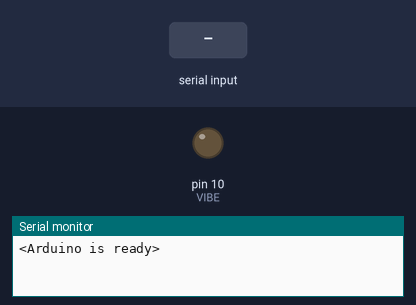
The sketch below on a simulated Arduino Uno, built with avr-gcc and run on an emulated ATmega328P. Parts: output pins drawn as LEDs (lit = HIGH), the last lines printed to the serial monitor. Inputs (shaded band) come from the test bench.

Above: at 1.4 s.
1.5 s: "<1>" received over Serial
At 2.0 s:
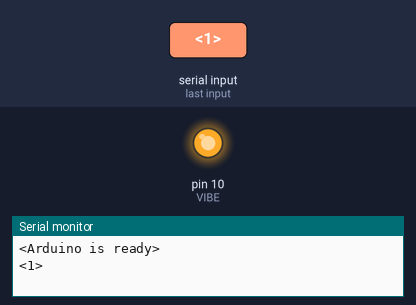
3.0 s: "<90,45,200>" received over Serial
At 3.4 s:
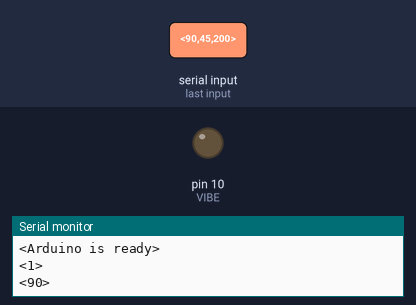
4.5 s: "<1,90>" received over Serial
At 5.6 s:
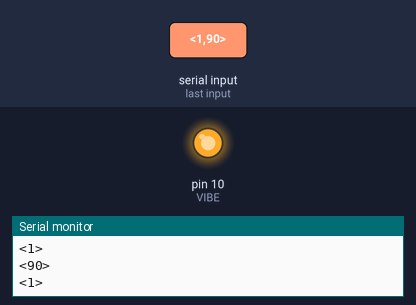
Timing chart, 0 to 7.5 s (numbered marks = the images above; inputs shaded):
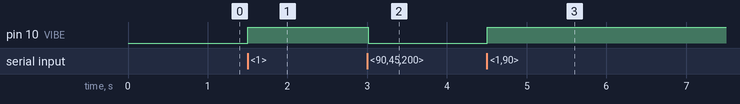

Measured:
- after the input at 1.5 s, pin 10 (VIBE): LOW → HIGH at once
- after the input at 3.0 s, pin 10 (VIBE): HIGH → LOW at once
- after the input at 4.5 s, pin 10 (VIBE): LOW → HIGH at once

The sketch:

SerialCoordinates.ino
```cpp
const byte buffSize = 40;
char coordBuffer[buffSize];
const char startMarker = '<';
const char endMarker = '>';
byte bytesRecvd = 0;
boolean readInProgress = false;
boolean newDataFromPC = false;

//char messageFromPC[buffSize] = {0};
int state = 0;

//=============

void getSignal() {

    // receive data from PC and save it into coordBuffer

  if(Serial.available() > 0) {

    char x = Serial.read();

      // the order of these IF clauses is significant

    if (x == endMarker) {
      readInProgress = false;
      newDataFromPC = true;
      coordBuffer[bytesRecvd] = 0;
      parseSignal();
    }

    if(readInProgress) {
      coordBuffer[bytesRecvd] = x;
      bytesRecvd ++;
      if (bytesRecvd == buffSize) {
        bytesRecvd = buffSize - 1;
      }
    }

    if (x == startMarker) {
      bytesRecvd = 0;
      readInProgress = true;
    }
  }
}

//=============

void parseSignal() {

    // split the data into its parts

  char * strtokIndx; // this is used by strtok() as an index

  //strtokIndx = strtok(coordBuffer,",");      // get the first part - the string
  //strcpy(messageFromPC, strtokIndx); // copy it to messageFromPC

  strtokIndx = strtok(coordBuffer, ","); // this continues where the previous call left off
  state = atoi(coordBuffer);     // convert this part to an integer

}

//=============

void replyState() {

  if (newDataFromPC) {
    newDataFromPC = false;
    Serial.print("<");
    Serial.print(state);
    Serial.println(">");
  }
}
```

fatigueArduino.ino
```cpp
#define VIBE 10

extern int state;

void setup() {
  // put your setup code here, to run once:
  Serial.begin(9600);
  delay(200);
  Serial.println("<Arduino is ready>");
}

void loop() {
  getSignal();
  replyState();
  if(state == 1){
    analogWrite(VIBE,255);
  } else {
    analogWrite(VIBE,0);
  }
}
```
